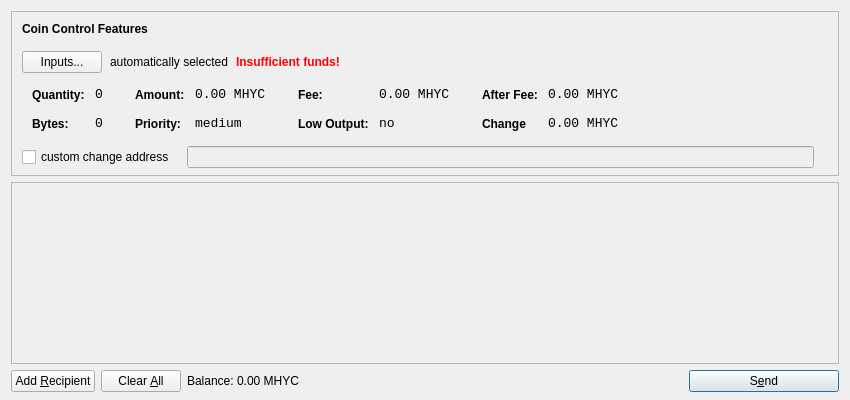
<?xml version="1.0" encoding="UTF-8"?>
<ui version="4.0">
 <class>SendCoinsDialog</class>
 <widget class="QDialog" name="SendCoinsDialog">
  <property name="geometry">
   <rect>
    <x>0</x>
    <y>0</y>
    <width>850</width>
    <height>400</height>
   </rect>
  </property>
  <property name="windowTitle">
   <string>Send Coins</string>
  </property>
  <property name="styleSheet">
   <string notr="true"/>
  </property>
  <layout class="QVBoxLayout" name="verticalLayout" stretch="0,1,0">
   <property name="bottomMargin">
    <number>8</number>
   </property>
   <item>
    <widget class="QFrame" name="frameCoinControl">
     <property name="sizePolicy">
      <sizepolicy hsizetype="Expanding" vsizetype="Expanding">
       <horstretch>0</horstretch>
       <verstretch>0</verstretch>
      </sizepolicy>
     </property>
     <property name="maximumSize">
      <size>
       <width>16777215</width>
       <height>16777215</height>
      </size>
     </property>
     <property name="frameShape">
      <enum>QFrame::StyledPanel</enum>
     </property>
     <property name="frameShadow">
      <enum>QFrame::Sunken</enum>
     </property>
     <layout class="QVBoxLayout" name="verticalLayoutCoinControl2">
      <property name="spacing">
       <number>6</number>
      </property>
      <property name="leftMargin">
       <number>0</number>
      </property>
      <property name="topMargin">
       <number>0</number>
      </property>
      <property name="rightMargin">
       <number>0</number>
      </property>
      <property name="bottomMargin">
       <number>6</number>
      </property>
      <item>
       <layout class="QVBoxLayout" name="verticalLayoutCoinControl" stretch="0,0,0,0,1">
        <property name="spacing">
         <number>0</number>
        </property>
        <property name="leftMargin">
         <number>10</number>
        </property>
        <property name="topMargin">
         <number>10</number>
        </property>
        <item>
         <layout class="QHBoxLayout" name="horizontalLayoutCoinControl1">
          <property name="bottomMargin">
           <number>15</number>
          </property>
          <item>
           <widget class="QLabel" name="labelCoinControlFeatures">
            <property name="sizePolicy">
             <sizepolicy hsizetype="Preferred" vsizetype="Maximum">
              <horstretch>0</horstretch>
              <verstretch>0</verstretch>
             </sizepolicy>
            </property>
            <property name="font">
             <font>
              <weight>75</weight>
              <bold>true</bold>
             </font>
            </property>
            <property name="styleSheet">
             <string notr="true">font-weight:bold;</string>
            </property>
            <property name="text">
             <string>Coin Control Features</string>
            </property>
           </widget>
          </item>
         </layout>
        </item>
        <item>
         <layout class="QHBoxLayout" name="horizontalLayoutCoinControl2" stretch="0,0,0,0">
          <property name="spacing">
           <number>8</number>
          </property>
          <property name="bottomMargin">
           <number>10</number>
          </property>
          <item>
           <widget class="QPushButton" name="pushButtonCoinControl">
            <property name="styleSheet">
             <string notr="true"/>
            </property>
            <property name="text">
             <string>Inputs...</string>
            </property>
           </widget>
          </item>
          <item>
           <widget class="QLabel" name="labelCoinControlAutomaticallySelected">
            <property name="text">
             <string>automatically selected</string>
            </property>
            <property name="margin">
             <number>5</number>
            </property>
           </widget>
          </item>
          <item>
           <widget class="QLabel" name="labelCoinControlInsuffFunds">
            <property name="font">
             <font>
              <weight>75</weight>
              <bold>true</bold>
             </font>
            </property>
            <property name="styleSheet">
             <string notr="true">color:red;font-weight:bold;</string>
            </property>
            <property name="text">
             <string>Insufficient funds!</string>
            </property>
            <property name="margin">
             <number>5</number>
            </property>
           </widget>
          </item>
          <item>
           <spacer name="horizontalSpacerCoinControl">
            <property name="orientation">
             <enum>Qt::Horizontal</enum>
            </property>
            <property name="sizeHint" stdset="0">
             <size>
              <width>40</width>
              <height>1</height>
             </size>
            </property>
           </spacer>
          </item>
         </layout>
        </item>
        <item>
         <widget class="QWidget" name="widgetCoinControl" native="true">
          <property name="sizePolicy">
           <sizepolicy hsizetype="Preferred" vsizetype="Preferred">
            <horstretch>0</horstretch>
            <verstretch>0</verstretch>
           </sizepolicy>
          </property>
          <property name="minimumSize">
           <size>
            <width>0</width>
            <height>0</height>
           </size>
          </property>
          <property name="styleSheet">
           <string notr="true"/>
          </property>
          <layout class="QHBoxLayout" name="horizontalLayoutCoinControl5">
           <property name="margin">
            <number>0</number>
           </property>
           <item>
            <layout class="QHBoxLayout" name="horizontalLayoutCoinControl3" stretch="0,0,0,1">
             <property name="spacing">
              <number>20</number>
             </property>
             <property name="topMargin">
              <number>0</number>
             </property>
             <property name="bottomMargin">
              <number>10</number>
             </property>
             <item>
              <layout class="QFormLayout" name="formLayoutCoinControl1">
               <property name="horizontalSpacing">
                <number>10</number>
               </property>
               <property name="verticalSpacing">
                <number>14</number>
               </property>
               <property name="leftMargin">
                <number>10</number>
               </property>
               <property name="topMargin">
                <number>4</number>
               </property>
               <property name="rightMargin">
                <number>6</number>
               </property>
               <item row="0" column="0">
                <widget class="QLabel" name="labelCoinControlQuantityText">
                 <property name="styleSheet">
                  <string notr="true">font-weight:bold;</string>
                 </property>
                 <property name="text">
                  <string>Quantity:</string>
                 </property>
                 <property name="margin">
                  <number>0</number>
                 </property>
                </widget>
               </item>
               <item row="0" column="1">
                <widget class="QLabel" name="labelCoinControlQuantity">
                 <property name="font">
                  <font>
                   <family>Monospace</family>
                   <pointsize>10</pointsize>
                  </font>
                 </property>
                 <property name="cursor">
                  <cursorShape>IBeamCursor</cursorShape>
                 </property>
                 <property name="contextMenuPolicy">
                  <enum>Qt::ActionsContextMenu</enum>
                 </property>
                 <property name="text">
                  <string>0</string>
                 </property>
                 <property name="margin">
                  <number>0</number>
                 </property>
                 <property name="textInteractionFlags">
                  <set>Qt::LinksAccessibleByMouse|Qt::TextSelectableByKeyboard|Qt::TextSelectableByMouse</set>
                 </property>
                </widget>
               </item>
               <item row="1" column="0">
                <widget class="QLabel" name="labelCoinControlBytesText">
                 <property name="styleSheet">
                  <string notr="true">font-weight:bold;</string>
                 </property>
                 <property name="text">
                  <string>Bytes:</string>
                 </property>
                </widget>
               </item>
               <item row="1" column="1">
                <widget class="QLabel" name="labelCoinControlBytes">
                 <property name="font">
                  <font>
                   <family>Monospace</family>
                   <pointsize>10</pointsize>
                  </font>
                 </property>
                 <property name="cursor">
                  <cursorShape>IBeamCursor</cursorShape>
                 </property>
                 <property name="contextMenuPolicy">
                  <enum>Qt::ActionsContextMenu</enum>
                 </property>
                 <property name="text">
                  <string>0</string>
                 </property>
                 <property name="textInteractionFlags">
                  <set>Qt::LinksAccessibleByMouse|Qt::TextSelectableByKeyboard|Qt::TextSelectableByMouse</set>
                 </property>
                </widget>
               </item>
              </layout>
             </item>
             <item>
              <layout class="QFormLayout" name="formLayoutCoinControl2">
               <property name="horizontalSpacing">
                <number>10</number>
               </property>
               <property name="verticalSpacing">
                <number>14</number>
               </property>
               <property name="leftMargin">
                <number>6</number>
               </property>
               <property name="topMargin">
                <number>4</number>
               </property>
               <property name="rightMargin">
                <number>6</number>
               </property>
               <item row="0" column="0">
                <widget class="QLabel" name="labelCoinControlAmountText">
                 <property name="styleSheet">
                  <string notr="true">font-weight:bold;</string>
                 </property>
                 <property name="text">
                  <string>Amount:</string>
                 </property>
                 <property name="margin">
                  <number>0</number>
                 </property>
                </widget>
               </item>
               <item row="0" column="1">
                <widget class="QLabel" name="labelCoinControlAmount">
                 <property name="font">
                  <font>
                   <family>Monospace</family>
                   <pointsize>10</pointsize>
                  </font>
                 </property>
                 <property name="cursor">
                  <cursorShape>IBeamCursor</cursorShape>
                 </property>
                 <property name="contextMenuPolicy">
                  <enum>Qt::ActionsContextMenu</enum>
                 </property>
                 <property name="text">
                  <string>0.00 MHYC</string>
                 </property>
                 <property name="textInteractionFlags">
                  <set>Qt::LinksAccessibleByMouse|Qt::TextSelectableByKeyboard|Qt::TextSelectableByMouse</set>
                 </property>
                </widget>
               </item>
               <item row="1" column="0">
                <widget class="QLabel" name="labelCoinControlPriorityText">
                 <property name="styleSheet">
                  <string notr="true">font-weight:bold;</string>
                 </property>
                 <property name="text">
                  <string>Priority:</string>
                 </property>
                </widget>
               </item>
               <item row="1" column="1">
                <widget class="QLabel" name="labelCoinControlPriority">
                 <property name="font">
                  <font>
                   <family>Monospace</family>
                   <pointsize>10</pointsize>
                  </font>
                 </property>
                 <property name="cursor">
                  <cursorShape>IBeamCursor</cursorShape>
                 </property>
                 <property name="contextMenuPolicy">
                  <enum>Qt::ActionsContextMenu</enum>
                 </property>
                 <property name="text">
                  <string>medium</string>
                 </property>
                 <property name="textInteractionFlags">
                  <set>Qt::LinksAccessibleByMouse|Qt::TextSelectableByKeyboard|Qt::TextSelectableByMouse</set>
                 </property>
                </widget>
               </item>
              </layout>
             </item>
             <item>
              <layout class="QFormLayout" name="formLayoutCoinControl3">
               <property name="horizontalSpacing">
                <number>10</number>
               </property>
               <property name="verticalSpacing">
                <number>14</number>
               </property>
               <property name="leftMargin">
                <number>6</number>
               </property>
               <property name="topMargin">
                <number>4</number>
               </property>
               <property name="rightMargin">
                <number>6</number>
               </property>
               <item row="0" column="0">
                <widget class="QLabel" name="labelCoinControlFeeText">
                 <property name="styleSheet">
                  <string notr="true">font-weight:bold;</string>
                 </property>
                 <property name="text">
                  <string>Fee:</string>
                 </property>
                 <property name="margin">
                  <number>0</number>
                 </property>
                </widget>
               </item>
               <item row="0" column="1">
                <widget class="QLabel" name="labelCoinControlFee">
                 <property name="font">
                  <font>
                   <family>Monospace</family>
                   <pointsize>10</pointsize>
                  </font>
                 </property>
                 <property name="cursor">
                  <cursorShape>IBeamCursor</cursorShape>
                 </property>
                 <property name="contextMenuPolicy">
                  <enum>Qt::ActionsContextMenu</enum>
                 </property>
                 <property name="text">
                  <string>0.00 MHYC</string>
                 </property>
                 <property name="textInteractionFlags">
                  <set>Qt::LinksAccessibleByMouse|Qt::TextSelectableByKeyboard|Qt::TextSelectableByMouse</set>
                 </property>
                </widget>
               </item>
               <item row="1" column="0">
                <widget class="QLabel" name="labelCoinControlLowOutputText">
                 <property name="styleSheet">
                  <string notr="true">font-weight:bold;</string>
                 </property>
                 <property name="text">
                  <string>Low Output:</string>
                 </property>
                </widget>
               </item>
               <item row="1" column="1">
                <widget class="QLabel" name="labelCoinControlLowOutput">
                 <property name="font">
                  <font>
                   <family>Monospace</family>
                   <pointsize>10</pointsize>
                  </font>
                 </property>
                 <property name="cursor">
                  <cursorShape>IBeamCursor</cursorShape>
                 </property>
                 <property name="contextMenuPolicy">
                  <enum>Qt::ActionsContextMenu</enum>
                 </property>
                 <property name="text">
                  <string>no</string>
                 </property>
                 <property name="textInteractionFlags">
                  <set>Qt::LinksAccessibleByMouse|Qt::TextSelectableByKeyboard|Qt::TextSelectableByMouse</set>
                 </property>
                </widget>
               </item>
              </layout>
             </item>
             <item>
              <layout class="QFormLayout" name="formLayoutCoinControl4">
               <property name="horizontalSpacing">
                <number>10</number>
               </property>
               <property name="verticalSpacing">
                <number>14</number>
               </property>
               <property name="leftMargin">
                <number>6</number>
               </property>
               <property name="topMargin">
                <number>4</number>
               </property>
               <property name="rightMargin">
                <number>6</number>
               </property>
               <item row="0" column="0">
                <widget class="QLabel" name="labelCoinControlAfterFeeText">
                 <property name="styleSheet">
                  <string notr="true">font-weight:bold;</string>
                 </property>
                 <property name="text">
                  <string>After Fee:</string>
                 </property>
                 <property name="margin">
                  <number>0</number>
                 </property>
                </widget>
               </item>
               <item row="0" column="1">
                <widget class="QLabel" name="labelCoinControlAfterFee">
                 <property name="font">
                  <font>
                   <family>Monospace</family>
                   <pointsize>10</pointsize>
                  </font>
                 </property>
                 <property name="cursor">
                  <cursorShape>IBeamCursor</cursorShape>
                 </property>
                 <property name="contextMenuPolicy">
                  <enum>Qt::ActionsContextMenu</enum>
                 </property>
                 <property name="text">
                  <string>0.00 MHYC</string>
                 </property>
                 <property name="textInteractionFlags">
                  <set>Qt::LinksAccessibleByMouse|Qt::TextSelectableByKeyboard|Qt::TextSelectableByMouse</set>
                 </property>
                </widget>
               </item>
               <item row="1" column="0">
                <widget class="QLabel" name="labelCoinControlChangeText">
                 <property name="styleSheet">
                  <string notr="true">font-weight:bold;</string>
                 </property>
                 <property name="text">
                  <string>Change</string>
                 </property>
                </widget>
               </item>
               <item row="1" column="1">
                <widget class="QLabel" name="labelCoinControlChange">
                 <property name="font">
                  <font>
                   <family>Monospace</family>
                   <pointsize>10</pointsize>
                  </font>
                 </property>
                 <property name="cursor">
                  <cursorShape>IBeamCursor</cursorShape>
                 </property>
                 <property name="contextMenuPolicy">
                  <enum>Qt::ActionsContextMenu</enum>
                 </property>
                 <property name="text">
                  <string>0.00 MHYC</string>
                 </property>
                 <property name="textInteractionFlags">
                  <set>Qt::LinksAccessibleByMouse|Qt::TextSelectableByKeyboard|Qt::TextSelectableByMouse</set>
                 </property>
                </widget>
               </item>
              </layout>
             </item>
            </layout>
           </item>
          </layout>
         </widget>
        </item>
        <item>
         <layout class="QHBoxLayout" name="horizontalLayoutCoinControl4" stretch="0,0,0">
          <property name="spacing">
           <number>12</number>
          </property>
          <property name="sizeConstraint">
           <enum>QLayout::SetDefaultConstraint</enum>
          </property>
          <property name="topMargin">
           <number>5</number>
          </property>
          <property name="rightMargin">
           <number>5</number>
          </property>
          <item>
           <widget class="QCheckBox" name="checkBoxCoinControlChange">
            <property name="text">
             <string>custom change address</string>
            </property>
           </widget>
          </item>
          <item>
           <widget class="QLineEdit" name="lineEditCoinControlChange">
            <property name="enabled">
             <bool>false</bool>
            </property>
            <property name="sizePolicy">
             <sizepolicy hsizetype="Expanding" vsizetype="Fixed">
              <horstretch>0</horstretch>
              <verstretch>0</verstretch>
             </sizepolicy>
            </property>
           </widget>
          </item>
          <item>
           <widget class="QLabel" name="labelCoinControlChangeLabel">
            <property name="sizePolicy">
             <sizepolicy hsizetype="Preferred" vsizetype="Expanding">
              <horstretch>0</horstretch>
              <verstretch>0</verstretch>
             </sizepolicy>
            </property>
            <property name="minimumSize">
             <size>
              <width>0</width>
              <height>0</height>
             </size>
            </property>
            <property name="text">
             <string/>
            </property>
            <property name="margin">
             <number>3</number>
            </property>
           </widget>
          </item>
         </layout>
        </item>
        <item>
         <spacer name="verticalSpacerCoinControl">
          <property name="orientation">
           <enum>Qt::Vertical</enum>
          </property>
          <property name="sizeHint" stdset="0">
           <size>
            <width>800</width>
            <height>1</height>
           </size>
          </property>
         </spacer>
        </item>
       </layout>
      </item>
     </layout>
    </widget>
   </item>
   <item>
    <widget class="QScrollArea" name="scrollArea">
     <property name="widgetResizable">
      <bool>true</bool>
     </property>
     <widget class="QWidget" name="scrollAreaWidgetContents">
      <property name="geometry">
       <rect>
        <x>0</x>
        <y>0</y>
        <width>828</width>
        <height>165</height>
       </rect>
      </property>
      <layout class="QVBoxLayout" name="verticalLayout_2">
       <property name="margin">
        <number>0</number>
       </property>
       <item>
        <layout class="QVBoxLayout" name="entries">
         <property name="spacing">
          <number>6</number>
         </property>
        </layout>
       </item>
       <item>
        <spacer name="verticalSpacer">
         <property name="orientation">
          <enum>Qt::Vertical</enum>
         </property>
         <property name="sizeHint" stdset="0">
          <size>
           <width>20</width>
           <height>40</height>
          </size>
         </property>
        </spacer>
       </item>
      </layout>
     </widget>
    </widget>
   </item>
   <item>
    <layout class="QHBoxLayout" name="horizontalLayout">
     <item>
      <widget class="QPushButton" name="addButton">
       <property name="toolTip">
        <string>Send to multiple recipients at once</string>
       </property>
       <property name="text">
        <string>Add &amp;Recipient</string>
       </property>
       <property name="icon">
        <iconset resource="../bitcoin.qrc">
         <normaloff>:/icons/add</normaloff>:/icons/add</iconset>
       </property>
       <property name="autoDefault">
        <bool>false</bool>
       </property>
      </widget>
     </item>
     <item>
      <widget class="QPushButton" name="clearButton">
       <property name="sizePolicy">
        <sizepolicy hsizetype="Minimum" vsizetype="Fixed">
         <horstretch>0</horstretch>
         <verstretch>0</verstretch>
        </sizepolicy>
       </property>
       <property name="toolTip">
        <string>Remove all transaction fields</string>
       </property>
       <property name="text">
        <string>Clear &amp;All</string>
       </property>
       <property name="icon">
        <iconset resource="../bitcoin.qrc">
         <normaloff>:/icons/remove</normaloff>:/icons/remove</iconset>
       </property>
       <property name="autoRepeatDelay">
        <number>300</number>
       </property>
       <property name="autoDefault">
        <bool>false</bool>
       </property>
      </widget>
     </item>
     <item>
      <layout class="QHBoxLayout" name="horizontalLayout_2">
       <property name="spacing">
        <number>3</number>
       </property>
       <item>
        <widget class="QLabel" name="label">
         <property name="sizePolicy">
          <sizepolicy hsizetype="Preferred" vsizetype="Fixed">
           <horstretch>0</horstretch>
           <verstretch>0</verstretch>
          </sizepolicy>
         </property>
         <property name="text">
          <string>Balance:</string>
         </property>
        </widget>
       </item>
       <item>
        <widget class="QLabel" name="labelBalance">
         <property name="sizePolicy">
          <sizepolicy hsizetype="Preferred" vsizetype="Fixed">
           <horstretch>0</horstretch>
           <verstretch>0</verstretch>
          </sizepolicy>
         </property>
         <property name="cursor">
          <cursorShape>IBeamCursor</cursorShape>
         </property>
         <property name="text">
          <string>0.00 MHYC</string>
         </property>
         <property name="textInteractionFlags">
          <set>Qt::LinksAccessibleByMouse|Qt::TextSelectableByKeyboard|Qt::TextSelectableByMouse</set>
         </property>
        </widget>
       </item>
      </layout>
     </item>
     <item>
      <spacer name="horizontalSpacer">
       <property name="orientation">
        <enum>Qt::Horizontal</enum>
       </property>
       <property name="sizeHint" stdset="0">
        <size>
         <width>40</width>
         <height>20</height>
        </size>
       </property>
      </spacer>
     </item>
     <item>
      <widget class="QPushButton" name="sendButton">
       <property name="minimumSize">
        <size>
         <width>150</width>
         <height>0</height>
        </size>
       </property>
       <property name="toolTip">
        <string>Confirm the send action</string>
       </property>
       <property name="text">
        <string>S&amp;end</string>
       </property>
       <property name="icon">
        <iconset resource="../bitcoin.qrc">
         <normaloff>:/icons/send</normaloff>:/icons/send</iconset>
       </property>
       <property name="default">
        <bool>true</bool>
       </property>
      </widget>
     </item>
    </layout>
   </item>
  </layout>
 </widget>
 <resources>
  <include location="../bitcoin.qrc"/>
 </resources>
 <connections/>
</ui>
